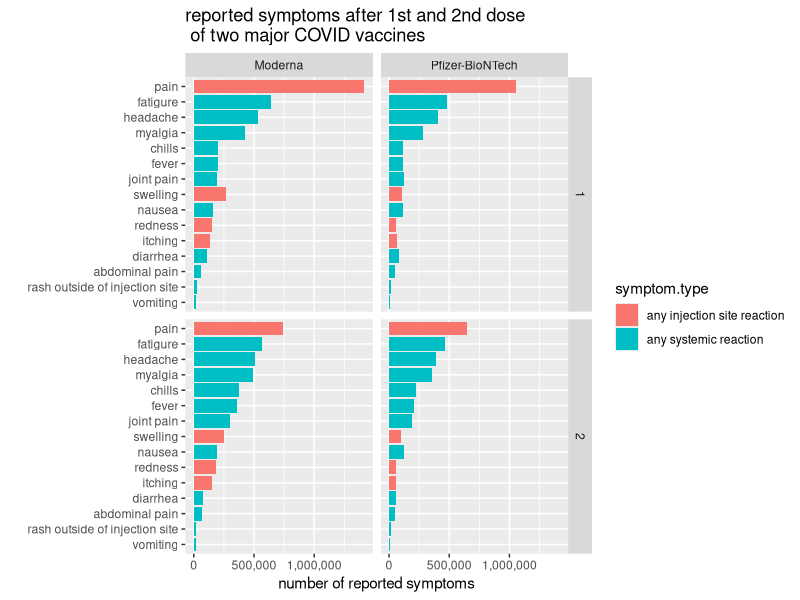
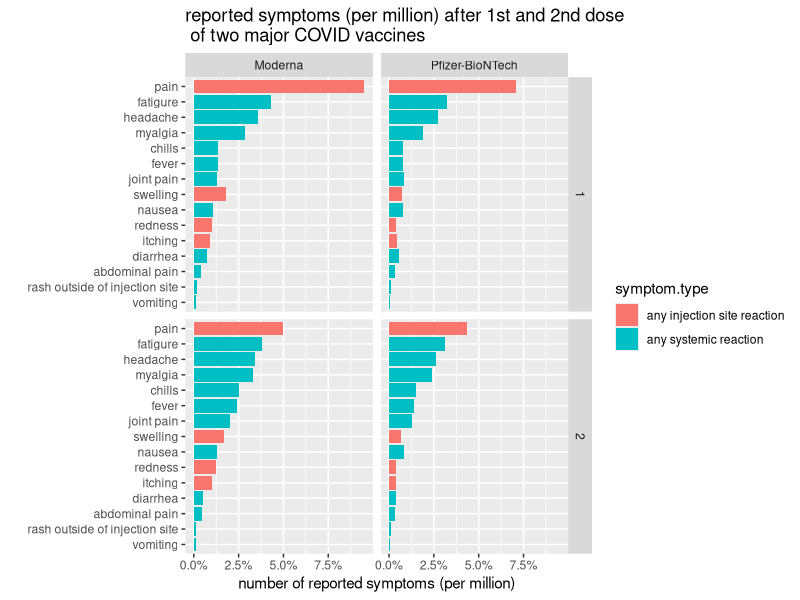
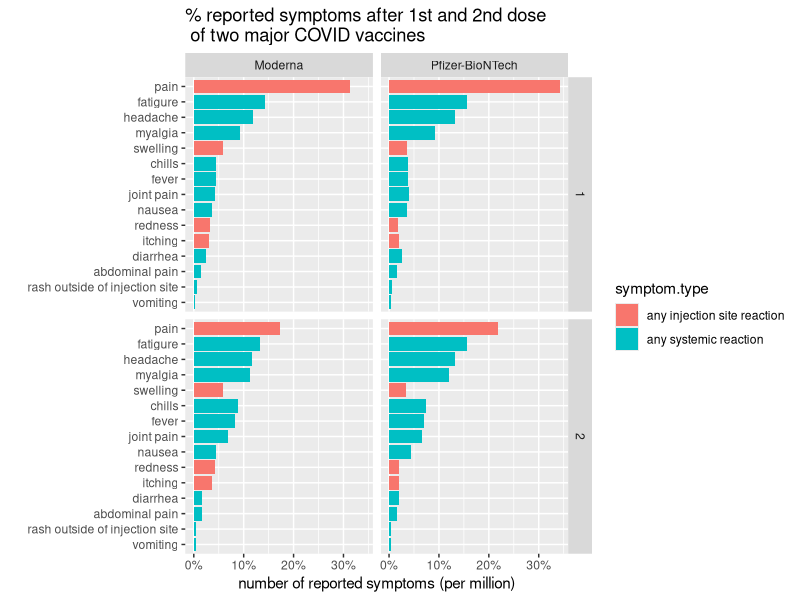

Recreate these plots in R, in order.
## ---- chunk 1
knitr::opts_chunk$set(echo = TRUE)
## ---- chunk 2
library(tidyverse)
library(dplyr)
library(ggplot2)
library(scales)
## ---- chunk 3
df <- read.csv("COVID_vaccine_side_effects.csv")
## ---- chunk 4
df %>%  
  mutate(symptom = fct_reorder(symptom, number)) %>%
  ggplot(aes(symptom,number,fill=symptom.type)) +
  geom_col(position="dodge") +
  facet_grid(vars(Dose),vars(Vaccine))+
  scale_y_continuous(labels = comma)+
  labs(title="reported symptoms after 1st and 2nd dose \n of two major COVID vaccines",
       x="",
       y="number of reported symptoms")+
  coord_flip() 
## ---- chunk 5
df %>%  
  mutate(number=number/sum(number)) %>%
  mutate(symptom = fct_reorder(symptom, number)) %>%
  ggplot(aes(symptom,number,fill=symptom.type)) +
  geom_col(position="dodge") +
  facet_grid(vars(Dose),vars(Vaccine))+
  scale_y_continuous(labels = percent)+
  labs(title="reported symptoms (per million) after 1st and 2nd dose \n of two major COVID vaccines",
       x="",
       y="number of reported symptoms (per million)")+
  coord_flip() 
## ---- chunk 6
df %>%  
  group_by(Vaccine,Dose) %>%
  mutate(pct= prop.table(number)) %>%
  mutate(symptom = fct_reorder(symptom, pct)) %>%
  ggplot(aes(symptom,pct,fill=symptom.type)) +
  geom_col(position="dodge") +
  facet_grid(vars(Dose),vars(Vaccine))+
  scale_y_continuous(labels = percent)+
  labs(title="% reported symptoms after 1st and 2nd dose \n of two major COVID vaccines",
       x="",
       y="number of reported symptoms (per million)")+
  coord_flip() 
